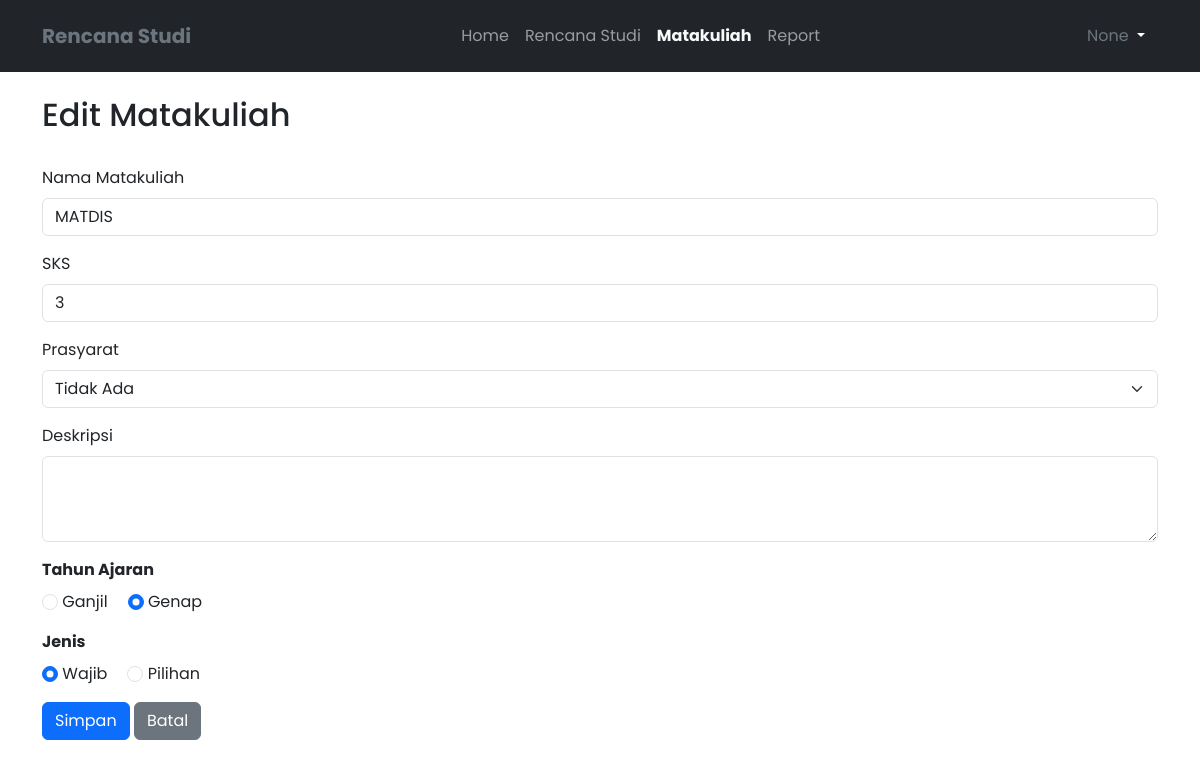
Page /matakuliah/edit.php?id=9 on the committed database.
### tables this page shows
CREATE TABLE `matakuliah` (
  `id` int NOT NULL,
  `nama` varchar(50) DEFAULT NULL,
  `sks` int DEFAULT NULL,
  `deskripsi` text,
  `prasyarat_id` int DEFAULT NULL,
  `tahun_ajaran` enum('ganjil','genap') NOT NULL,
  `jenis` enum('wajib','pilihan') DEFAULT NULL,
  `semester_id` int NOT NULL
);

### database.php (called while the page is built, shortened)
<?php
function getDataMatakuliahById($id)
{
    $query = "
    SELECT
        m1.id,
        m1.nama as nama_matakuliah,
        m1.sks,
        m1.deskripsi,
        m1.tahun_ajaran,
        m1.prasyarat_id,
        m1.jenis
    FROM
        matakuliah m1
    LEFT JOIN
        matakuliah m2 ON m1.prasyarat_id = m2.id
    WHERE m1.id = $id
    ";
    return mysqli_query(DB, $query)->fetch_assoc();
}

### matakuliah/edit.php (the view, shortened to what this page needs)
<?php
$title = "Edit Matakuliah";
include_once("../layout/header.php");
if (isset($_GET["id"])) {
    $id =  $_GET['id'];
    $matakuliah = getDataMatakuliahById($id);
}
?>
<div class="container">
    <h2 class="py-4"><?= $title ?></h2>
    <form action="" method="POST">
        <div class="mb-3">
            <label for="namaMatakuliah" class="form-label">Nama Matakuliah</label>
            <input type="text" class="form-control" id="namaMatakuliah" name="namaMatakuliah" value="<?= $matakuliah['nama_matakuliah'] ?>" required>
        </div>
        <div class="mb-3">
            <label for="sks" class="form-label">SKS</label>
            <input type="number" class="form-control" id="sks" name="sks" required value="<?= $matakuliah['sks'] ?>">
        </div>
        <div class="mb-3">
            <label for="prasyarat" class="form-label">Prasyarat</label>
            <select class="form-select" name="prasyarat_id" aria-label="Default select example">
                <option value="" <?= empty($matakuliah['prasyarat_id']) ? 'selected' : '' ?>>Tidak Ada</option>
            </select>
        </div>
        <div class="mb-3">
            <label for="semester" class="form-label">Deskripsi</label>
            <textarea class="form-control" name="deskripsi" id="exampleFormControlTextarea1" rows="3"><?= $matakuliah["deskripsi"] ?></textarea>
        </div>
        <div class="mb-3">
            <label for="semester" class="form-label fw-bold">Tahun Ajaran</label>
            <div class="d-flex" style="gap: 20px;">
                <div>
                    <input class="form-check-input" type="radio" value="ganjil" name="tahunAjaran" id="flexRadioDefault1" <?= $matakuliah['tahun_ajaran'] == 'ganjil' ? 'checked' : "" ?> >
                    <label class="form-check-label" for="flexRadioDefault1">
                        Ganjil
                    </label>
                </div>
                <div>
                    <input class="form-check-input" type="radio" value="genap" name="tahunAjaran" id="flexRadioDefault2" <?= $matakuliah['tahun_ajaran'] == 'genap' ? 'checked' : "" ?> >
                    <label class="form-check-label" for="flexRadioDefault2">
                        Genap
                    </label>
                </div>
            </div>
        </div>
        <div class="mb-3">
            <label for="semester" class="form-label fw-bold">Jenis</label>
            <div class="d-flex" style="gap: 20px;">
                <div>
                    <input class="form-check-input" type="radio" value="wajib" name="jenis" id="flexRadioDefault1" <?= $matakuliah['jenis'] == "wajib" ? "checked" : "" ?>>
                    <label class="form-check-label" for="flexRadioDefault1">
                        Wajib
                    </label>
                </div>
                <div>
                    <input class="form-check-input" type="radio" value="pilihan" name="jenis" id="flexRadioDefault2" <?= $matakuliah['jenis'] == "pilihan" ? "checked" : "" ?>>
                    <label class="form-check-label" for="flexRadioDefault2">
                        Pilihan
                    </label>
                </div>
            </div>
        </div>
        <button type="submit" name="submit" class="btn btn-primary">Simpan</button>
        <a href="<?= BASEURL ?>/matakuliah" class="btn btn-secondary">Batal</a>
    </form>
</div>
<?php include_once("../layout/footer.php") ?>

### assets/style.css (style rules this page uses)
* { list-style: none; margin: 0; padding: 0; text-decoration: none; font-family: "Poppins", sans-serif; }

### rows in the picture
matakuliah: namaMatakuliah "MATDIS", sks "3", prasyarat_id "Tidak Ada", tahun_ajaran "☐ Ganjil", tahun_ajaran "☑ Genap", jenis "☑"

### other values in the picture
$title "Edit Matakuliah"
